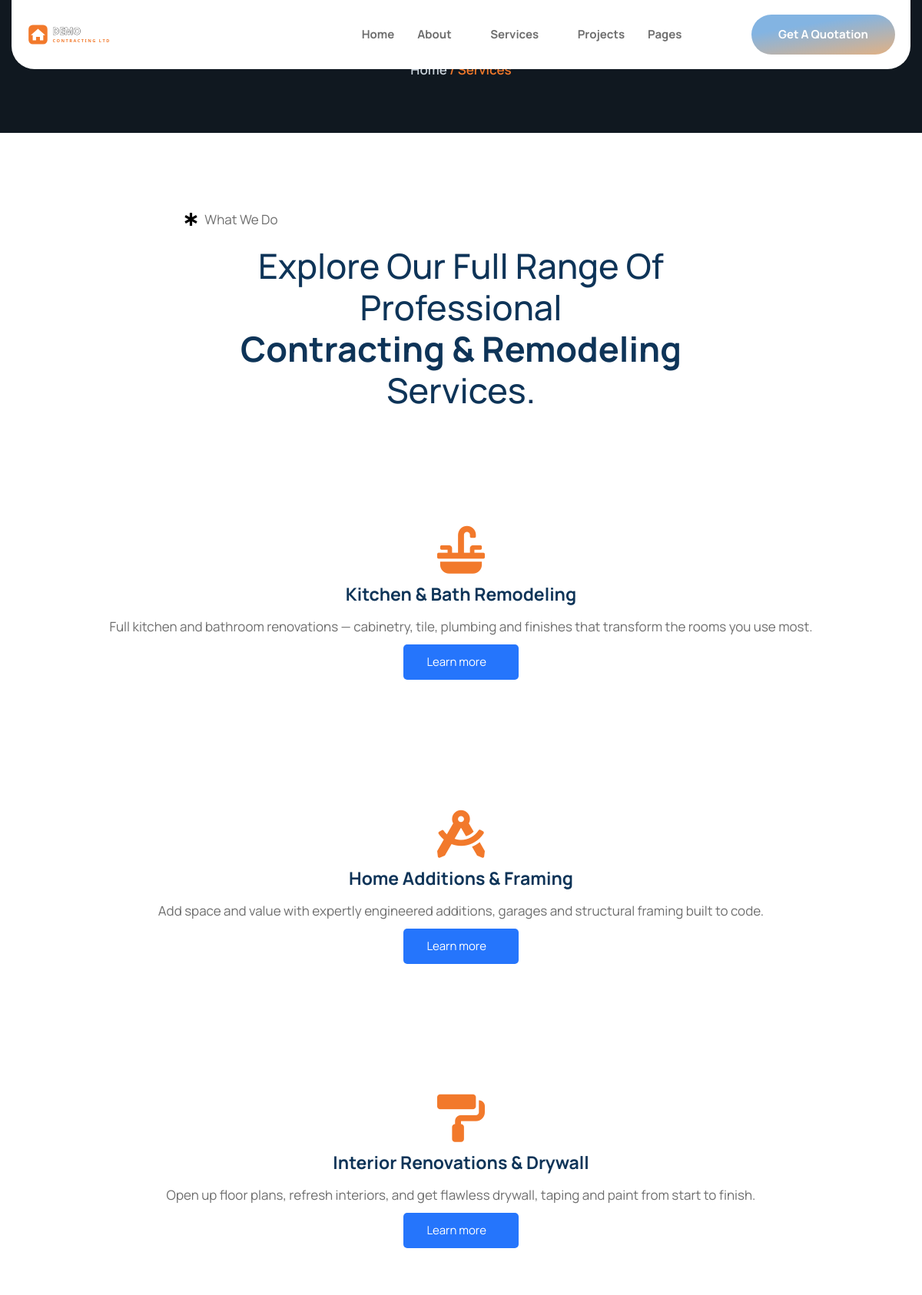
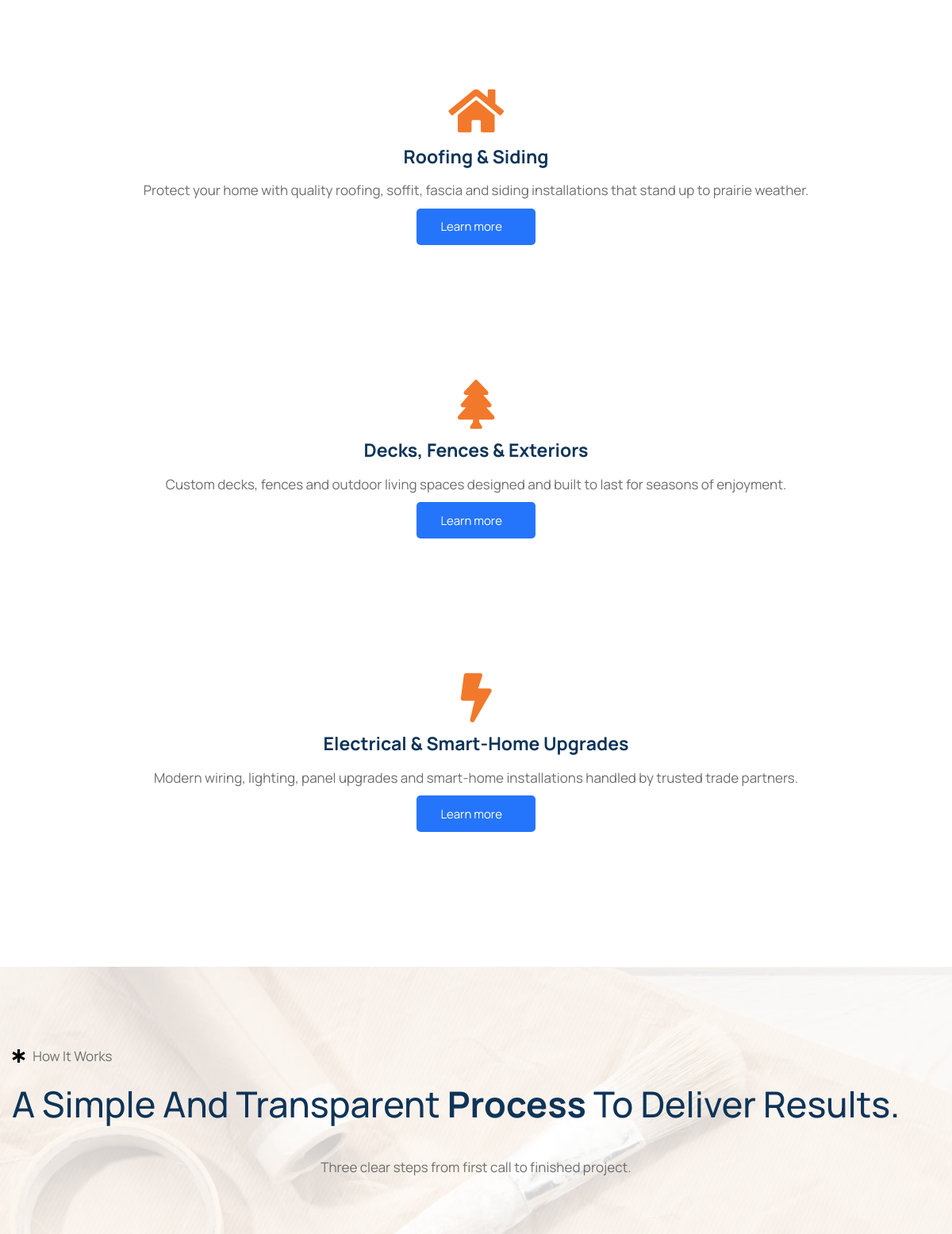
/services (upper part), run on the app's committed database (2 pictures, top to bottom).
### tables this page shows
CREATE TABLE IF NOT EXISTS content_blocks (
    id         INT UNSIGNED NOT NULL AUTO_INCREMENT,
    block_key  VARCHAR(64)  NOT NULL,
    label      VARCHAR(128) NOT NULL DEFAULT '',
    eyebrow    VARCHAR(191) NULL,
    heading    TEXT         NULL,
    body       TEXT         NULL,
    image      VARCHAR(255) NULL,
    image2     VARCHAR(255) NULL,
    extra      TEXT         NULL,
    bg_image   VARCHAR(255) NULL,
    PRIMARY KEY (id),
    UNIQUE KEY uq_block_key (block_key)
);

CREATE TABLE IF NOT EXISTS items (
    id         INT UNSIGNED NOT NULL AUTO_INCREMENT,
    section    VARCHAR(48)  NOT NULL,
    title      VARCHAR(191) NULL,
    subtitle   VARCHAR(191) NULL,
    body       TEXT         NULL,
    image      VARCHAR(255) NULL,
    icon       VARCHAR(128) NULL,
    value      VARCHAR(128) NULL,
    url        VARCHAR(255) NULL,
    sort_order INT          NOT NULL DEFAULT 0,
    is_active  TINYINT(1)   NOT NULL DEFAULT 1,
    PRIMARY KEY (id),
    KEY idx_section_sort (section, sort_order)
);

### app/views/services.php (called while the page is built, shortened)
<?php
$seo_opts = ['title' => 'Our Services', 'description' => 'Explore the contracting and home-improvement services offered by ' . setting('site_name', SITE_NAME) . '.', 'path' => 'services'];
require __DIR__ . '/partials/header.php';
require __DIR__ . '/partials/breadcrumb.php';
require __DIR__ . '/sections/services.php';
require __DIR__ . '/sections/process.php';
require __DIR__ . '/partials/footer.php';

### public/index.php (called while the page is built, shortened)
<?php
require_once __DIR__ . '/../app/helpers.php';
$path = parse_url($_SERVER['REQUEST_URI'] ?? '/', PHP_URL_PATH) ?? '/';
$path = trim(rawurldecode($path), '/');
$segments = $path === '' ? [] : explode('/', $path);
$head = $segments[0] ?? '';
$route_id   = null;
$route_slug = null;
switch ($head) {
    case 'services':
        if (isset($segments[1]) && ctype_digit($segments[1])) {
            $route_id   = (int) $segments[1];
            $route_slug = $segments[2] ?? '';
            $view = 'service_detail';
        } else {
            $view = 'services';
        }
        break;
}
render_view($view, ['route_id' => $route_id, 'route_slug' => $route_slug]);

### app/db.php (called while the page is built, shortened)
<?php
function db(): PDO
{
    static $pdo = null;
    if ($pdo instanceof PDO) {
        return $pdo;
    }
    $dsn = 'mysql:host=' . DB_HOST . ';dbname=' . DB_NAME . ';charset=' . DB_CHARSET;
    try {
        $pdo = new PDO($dsn, DB_USER, DB_PASS, [
            PDO::ATTR_ERRMODE            => PDO::ERRMODE_EXCEPTION,
            PDO::ATTR_DEFAULT_FETCH_MODE => PDO::FETCH_ASSOC,
            PDO::ATTR_EMULATE_PREPARES   => false,
        ]);
    } catch (PDOException $e) {
        http_response_code(500);
        if (ini_get('display_errors')) {
            echo 'Database connection failed: ' . htmlspecialchars($e->getMessage());
        } else {
            echo 'The site is temporarily unavailable. Please try again shortly.';
        }
        exit;
    }
    return $pdo;
}

### app/views/sections/services.php (the view, shortened to what this page needs)
<?php
$b = block('services');
?>
<div class="elementor-element elementor-element-3273ef56 e-flex e-con-boxed e-con e-parent ltk-editable" data-settings="{&quot;background_background&quot;:&quot;classic&quot;}">
  <div class="e-con-inner">
    <div class="elementor-element elementor-element-62698c66 e-con-full e-flex e-con e-child">
      <div class="elementor-element elementor-element-7c1daf28 e-flex e-con-boxed e-con e-child">
        <div class="e-con-inner">
          <?= ekit_eyebrow($b['eyebrow']) ?>
          <?= ekit_heading($b['heading'], 'center') ?>
        </div>
      </div>
    </div>
    <div class="elementor-element elementor-element-19a9e092 e-con-full e-flex e-con e-child">
      <?php foreach (items('services') as $row): ?>
      <div class="elementor-element e-con-full e-flex e-con e-child animated fadeInUp">
        <div class="elementor-element elementor-widget elementor-widget-elementskit-icon-box" data-widget_type="elementskit-icon-box.default">
          <div class="elementor-widget-container">
            <div class="ekit-wid-con">
              <div class="elementskit-infobox text-center text-center icon-top-align elementor-animation-  gradient-active image-active ">
                <div class="elementskit-box-header elementor-animation-">
                  <div class="elementskit-info-box-icon  ">
                    <i aria-hidden="true" class="elementkit-infobox-icon <?= e($row['icon']) ?>"></i>
                  </div>
                </div>
                <div class="box-body">
                  <h3 class="elementskit-info-box-title"><?= $row['title'] ?></h3>
                  <p><?= $row['body'] ?></p>
                  <div class="box-footer disable_hover_button">
                    <div class="btn-wraper">
                      <a class="elementskit-btn whitespace--normal elementor-animation-float" href="<?= url('services/' . $row['id'] . '/' . slugify($row['title'])) ?>">Learn more <i aria-hidden="true" class="icon icon-arrow-right"></i></a>
                    </div>
                  </div>
                </div>
              </div>
            </div>
          </div>
        </div>
      </div>
      <?php endforeach; ?>
    </div>
  </div>
</div>

### app/helpers.php (shortened to what this page needs)
<?php
function e($v): string
{
    return htmlspecialchars((string) $v, ENT_QUOTES, 'UTF-8');
}
function url(string $path = ''): string
{
    $path = ltrim($path, '/');
    return '/' . $path;
}
function slugify(string $text): string
{
    $text = preg_replace('~[^\pL\d]+~u', '-', $text);
    $text = trim($text, '-');
    if (function_exists('iconv')) {
        $text = @iconv('UTF-8', 'ASCII//TRANSLIT', $text) ?: $text;
    }
    $text = strtolower(preg_replace('~[^-\w]+~', '', $text));
    return $text ?: 'item';
}
function settings(): array
{
    static $cache = null;
    if ($cache !== null) {
        return $cache;
    }
    $cache = [];
    try {
        foreach (db()->query('SELECT setting_key, setting_value FROM settings') as $r) {
            $cache[$r['setting_key']] = $r['setting_value'];
        }
    } catch (Throwable $e) {
        $cache = [];
    }
    return $cache;
}
function setting(string $key, string $default = ''): string
{
    $all = settings();
    $val = $all[$key] ?? '';
    return ($val === '' || $val === null) ? $default : $val;
}
function block(string $key): array
{
    static $cache = [];
    $stmt = db()->prepare('SELECT * FROM content_blocks WHERE block_key = ? LIMIT 1');
    $stmt->execute([$key]);
    $row = $stmt->fetch() ?: [];
    $defaults = ['block_key' => $key, 'label' => '', 'eyebrow' => '', 'heading' => '',
        'body' => '', 'image' => '', 'image2' => '', 'extra' => '', 'bg_image' => ''];
    return $cache[$key] = array_merge($defaults, $row);
}
function items(string $section, bool $only_active = true): array
{
    static $cache = [];
    $ck = $section . ($only_active ? ':1' : ':0');
    $sql = 'SELECT * FROM items WHERE section = ?';
    if ($only_active) {
        $sql .= ' AND is_active = 1';
    }
    $sql .= ' ORDER BY sort_order ASC, id ASC';
    $stmt = db()->prepare($sql);
    $stmt->execute([$section]);
    return $cache[$ck] = $stmt->fetchAll();
}
function ekit_eyebrow(string $text): string
{
    return '<div class="elementor-element elementor-icon-list--layout-traditional elementor-widget elementor-widget-icon-list" data-widget_type="icon-list.default">'
        . '<div class="elementor-widget-container"><ul class="elementor-icon-list-items"><li class="elementor-icon-list-item">'
        . '<span class="elementor-icon-list-icon"><svg aria-hidden="true" class="e-font-icon-svg e-fas-star-of-life" viewBox="0 0 480 512" xmlns="http://www.w3.org/2000/svg"><path d="M471.99 334.43L336.06 256l135.93-78.43c7.66-4.42 10.28-14.2 5.86-21.86l-32.02-55.43c-4.42-7.65-14.21-10.28-21.87-5.86l-135.93 78.43V16c0-8.84-7.17-16-16.01-16h-64.04c-8.84 0-16.01 7.16-16.01 16v156.86L56.04 94.43c-7.66-4.42-17.45-1.79-21.87 5.86L2.15 155.71c-4.42 7.65-1.8 17.44 5.86 21.86L143.94 256 8.01 334.43c-7.66 4.42-10.28 14.21-5.86 21.86l32.02 55.43c4.42 7.65 14.21 10.27 21.87 5.86l135.93-78.43V496c0 8.84 7.17 16 16.01 16h64.04c8.84 0 16.01-7.16 16.01-16V339.14l135.93 78.43c7.66 4.42 17.45 1.8 21.87-5.86l32.02-55.43c4.42-7.65 1.8-17.43-5.86-21.85z"></path></svg></span>'
        . '<span class="elementor-icon-list-text">' . e($text) . '</span></li></ul></div></div>';
}
function ekit_heading(string $heading_html, string $align = 'left'): string
{
    $align = $align === 'center' ? 'text_center' : 'text_left';
    return '<div class="elementor-element elementor-widget elementor-widget-elementskit-heading" data-widget_type="elementskit-heading.default">'
        . '<div class="elementor-widget-container"><div class="ekit-wid-con"><div class="ekit-heading elementskit-section-title-wraper ' . $align . '">'
        . '<h2 class="ekit-heading--title elementskit-section-title ">' . $heading_html . '</h2></div></div></div></div>';
}
function render_view(string $name, array $vars = []): void
{
    extract($vars, EXTR_SKIP);
    $file = __DIR__ . '/views/' . $name . '.php';
    require $file;
}

### app/views/sections/process.php (shortened to what this page needs)
<?php
$b     = block('process');
?>
<div class="elementor-element elementor-element-4b89d172 e-flex e-con-boxed e-con e-parent ltk-editable" data-settings="{&quot;background_background&quot;:&quot;classic&quot;}">
  <div class="e-con-inner">
    <div class="elementor-element elementor-element-2ffdea1f e-con-full e-flex e-con e-child">
      <div class="elementor-element elementor-element-1d368dd3 e-con-full e-flex e-con e-child">
        <?= ekit_eyebrow($b['eyebrow']) ?>
        <?= ekit_heading($b['heading'], 'left') ?>
      </div>
      <?php if ($b['body']): ?>
      <div class="elementor-element elementor-element-6b78e836 e-con-full e-flex e-con e-child">
        <div class="elementor-element elementor-widget__width-inherit elementor-widget elementor-widget-text-editor" data-widget_type="text-editor.default">
          <div class="elementor-widget-container"><p><?= e($b['body']) ?></p></div>
        </div>
      </div>
      <?php endif; ?>
    </div>
  </div>
</div>

### public/assets/css/anim-up.css (style rules this page uses)
.fadeInUp { animation-name:fadeInUp }

### public/assets/css/anim-float.css (style rules this page uses)
.elementor-animation-float { transition-duration:.3s;transition-property:transform;transition-timing-function:ease-out }

### public/assets/css/w-spacer.css (style rules this page uses)
.e-con { --container-widget-width:100% }

### public/assets/css/site.v8.css (style rules this page uses)
.animated { animation-duration:.8s;animation-fill-mode:both }
.ltk-editable { position:relative }
.elementor-element-3273ef56 .elementskit-info-box-icon { line-height:1 }
.elementor-element-3273ef56 .elementkit-infobox-icon { font-size:62px!important;line-height:1;color:#f2792b }

### data on the page
content_blocks: eyebrow "What We Do", heading "Explore Our Full Range Of Professional Contracting & Remodeling Services."
items: title "Kitchen & Bath Remodeling", body "Full kitchen and bathroom renovations — cabinetry, tile, plumbing and finishes that transform the rooms you use most."
items: title "Home Additions & Framing", body "Add space and value with expertly engineered additions, garages and structural framing built to code."
items: title "Interior Renovations & Drywall", body "Open up floor plans, refresh interiors, and get flawless drywall, taping and paint from start to finish."
items: title "Roofing & Siding", body "Protect your home with quality roofing, soffit, fascia and siding installations that stand up to prairie weather."
items: title "Decks, Fences & Exteriors", body "Custom decks, fences and outdoor living spaces designed and built to last for seasons of enjoyment."
items: title "Electrical & Smart-Home Upgrades", body "Modern wiring, lighting, panel upgrades and smart-home installations handled by trusted trade partners."
content_blocks: eyebrow "How It Works", heading "A Simple And Transparent Process To Deliver Results.", body "Three clear steps from first call to finished project."

### other printed values
$c[0] "Home"
$c[0] "Services"
